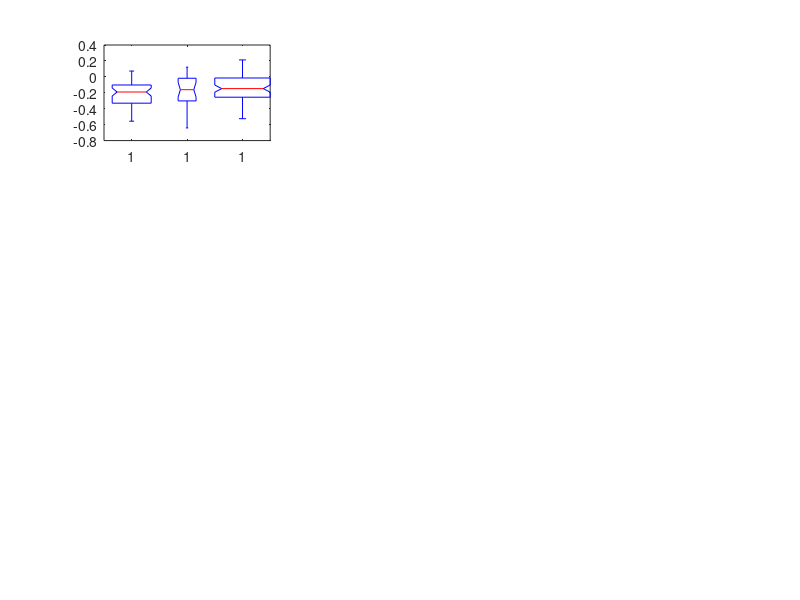

This chart was generated by the following MATLAB code: (Note: this script raises an error after producing the figure.)
clear

load('test_regr_motion_1.mat','cp_s*','csf_ptau_s2','csf_ttau_s2','csf_abeta_s2','suvr_s2','id_test*','cp_208_regr','idx_s*')

figure('color','w','Position', [100 100 1800 1800]),
ax=subplot(431),

 [~,p1,~,tstat1]=ttest2(cp_s2,cp_s1)
 [~,p2,~,tstat2]=ttest2(cp_s3,cp_s1)
 [~,p3,~,tstat3]=ttest2(cp_s3,cp_s2)


group=[ones(size(cp_s1));2*ones(size(cp_s2));3*ones(size(cp_s3))];
colors(3,:)=[0.6350 0.6350 0.6350];
colors(2,:)=[0.8500 0.3250 0.0980];
colors(1,:)=[0 0.4470 0.7410];


h=boxplot([cp_s1;cp_s2;cp_s3],group,'Notch','on','Widths',0.5);
set(h,'linewidth',2,'Color',[0.5 0.5 0.5])
set(gca,'XTickLabel',{'s1','s2','s3'});
h2=findobj(gca,'Tag','Box');
for j=1:3
    patch(get(h2(j),'Xdata'),get(h2(j),'YData'), colors(j,:),'FaceAlpha',0.8);
end
set(gca,'fontsize', 20),
set(gca,'linewidth',2);
yticks([-0.8 -0.2 0.3]);
ylim([-0.8 0.3]);
%%
dc=zeros(length(cp_208_regr),1);
dc(idx_s1)=1;
dc(idx_s2)=2;
dc(idx_s3)=3;

[B,dev,stats] = mnrfit(cp_208_regr,dc,'model','ordinal')
stats.p(end)

%%
ax=subplot(432),
[r2,p2]=corr(cp_s2,suvr_s2,'rows','pairwise','type','spearman'),%,'type','spearman'
plot(cp_s2,suvr_s2,'.','MarkerSize',30,'MarkerEdgeColor',[0.8500 0.3250 0.0980]),
title(['r2=',num2str(r2),'  p2=',num2str(p2)]),
xlim([-.8 .4]),xticks([-0.8 -0.4 0 0.4])
h2 = lsline(ax);
h2.LineWidth = 3;
h2.Color = 'k';
set(gca,'fontsize', 20),
set(gca,'linewidth',3),
box off,

ax=subplot(434),
[r2,p2]=corr(cp_s2,csf_abeta_s2,'rows','pairwise','type','spearman'),%
plot(cp_s2,csf_abeta_s2,'.','MarkerSize',30,'Color',[0.8500 0.3250 0.0980]),
title(['r2=',num2str(r2),'  p2=',num2str(p2)]),
xlim([-.8 .4]),xticks([-0.8 -0.4 0 0.4])
h2 = lsline(ax);
h2.LineWidth = 3;
h2.Color = 'k';
set(gca,'fontsize', 20),
set(gca,'linewidth',3),
box off,

ax=subplot(435),
[r2,p2]=corr(cp_s2,csf_ttau_s2,'rows','pairwise','type','spearman'),%
plot(cp_s2,csf_ttau_s2,'.','MarkerSize',30,'Color',[0.8500 0.3250 0.0980]),
title(['r2=',num2str(r2),'  p2=',num2str(p2)]),
xlim([-.8 .4]),xticks([-0.8 -0.4 0 0.4])
h2 = lsline(ax);
h2.LineWidth = 3;
h2.Color = 'k';
set(gca,'fontsize', 20),
set(gca,'linewidth',3),
box off,


ax=subplot(436),
[r2,p2]=corr(cp_s2,csf_ptau_s2,'rows','pairwise','type','spearman'),
plot(cp_s2,csf_ptau_s2,'.','MarkerSize',30,'Color',[0.8500 0.3250 0.0980]),
title(['r2=',num2str(r2),'  p2=',num2str(p2)]),
xlim([-.8 .4]),xticks([-0.8 -0.4 0 0.4])
h2 = lsline(ax);
h2.LineWidth = 3;
h2.Color = 'k';
set(gca,'fontsize', 20),
set(gca,'linewidth',3),
box off,



%%
longi=load('test_regr_motion_2.mat','cp_s2','suvr_longi_s2','id_subj_early2','idx_s2')

ax=subplot(433),
[r2,p2]=corr(longi.cp_s2,longi.suvr_longi_s2,'rows','pairwise','type','spearman'),
plot(longi.cp_s2,longi.suvr_longi_s2,'.','MarkerSize',30,'Color',[0.8500 0.3250 0.0980]),
title(['r2=',num2str(r2),'  p2=',num2str(p2)]),
xlim([-.8 .4]),xticks([-0.8 -0.4 0 0.4]),%ylim([-0.02 0.08])
h2 = lsline(ax);
h2.LineWidth = 3;
h2.Color = 'k';
set(gca,'fontsize', 20),
set(gca,'linewidth',3),
box off,
%%
load('test_regr_motion_3.mat','id_subj_early2_s2','tmp*')

[r12_tmp,p12_tmp]=corr((tmp1),(tmp2),'rows','pairwise','type','spearman'),%palm_inormal%
[r12_tmp2,p12_tmp2]=corr((tmp3),(tmp4),'rows','pairwise','type','spearman'),%

ax=subplot(437),
plot(tmp1,tmp2,'.','MarkerSize',30,'MarkerEdgeColor',[1 0.0 0.0]), %
title(['r=',num2str(r12_tmp),'p=',num2str(p12_tmp)]),yticks([0 0.04 0.08]),xlim([-0.5 .2])
h2 = lsline(ax);
h2.LineWidth = 3;
h2.Color = 'k';
set(gca,'fontsize', 20),
set(gca,'linewidth',3),
box off,

ax=subplot(438),
plot(tmp3,tmp4,'.','MarkerSize',30,'MarkerEdgeColor',[0 0 1]), 
title(['r=',num2str(r12_tmp2),'p=',num2str(p12_tmp2)]),yticks([-0.03 0 0.03 0.06]),xlim([-0.5 .2])
h2 = lsline(ax);
h2.LineWidth = 3;
h2.Color = 'k';
set(gca,'fontsize', 20),
set(gca,'linewidth',3),
box off,ylim([-0.02 0.06])
%% fig3

load('test_regr_motion_4.mat','r_test2_s2_regr','longi_pet_diff_sj_E_s2','id_subj_s2_19')

ax=subplot(439),
[r2,p2]=corr(longi_pet_diff_sj_E_s2,(r_test2_s2_regr),'rows','pairwise','type','spearman')%
plot(longi_pet_diff_sj_E_s2,(r_test2_s2_regr'),'.','MarkerSize',30,'MarkerEdgeColor',[0.8500 0.3250 0.0980]), 
title(['r=',num2str(r2),'p=',num2str(p2)])
h2 = lsline(ax);
h2.LineWidth = 3;
h2.Color = 'k';
set(gca,'fontsize', 20),
set(gca,'linewidth',3),
box off,
%%
load('fig4_regr_motion.mat','id_tmp22','csf_abeta_s2','fc_dmn_gs_s2','fc_dmn_gsr_s2','fc_sm_gs_s2','fc_sm_gsr_s2','fc_sm_dmn_gs_s2','fc_sm_dmn_gsr_s2')

ax=subplot(4,3,10),
[r2,p2]=corr((csf_abeta_s2),(fc_dmn_gs_s2),'rows','pairwise','type','spearman'),%,'type','spearman'%%palm_inormal
plot(csf_abeta_s2,fc_dmn_gs_s2,'.','MarkerSize',30,'Color',[1 0 0]),

h2 = lsline(ax);
h2.LineWidth = 3;
h2.Color = 'k';

hold on,
[r2,p2]=corr((csf_abeta_s2),fc_dmn_gsr_s2,'rows','pairwise','type','spearman'),
plot(csf_abeta_s2,fc_dmn_gsr_s2,'o','MarkerSize',8,'Color',[1, 0, 0, 0.1]),
lsline,

set(gca,'fontsize', 20),
set(gca,'linewidth',3),
box off,



%% test 4


ax=subplot(4,3,11),
[r2,p2]=corr((csf_abeta_s2),(fc_sm_gs_s2),'rows','pairwise','type','spearman'),
plot(csf_abeta_s2,fc_sm_gs_s2,'.','MarkerSize',30,'Color',[0 0 .9]),

h2 = lsline(ax);
h2.LineWidth = 3;
h2.Color = 'k';

hold on,
[r2,p2]=corr((csf_abeta_s2),fc_sm_gsr_s2,'rows','pairwise','type','spearman'),
plot(csf_abeta_s2,fc_sm_gsr_s2,'o','MarkerSize',8,'Color',[0, 0, 0.9]),
lsline,

set(gca,'fontsize', 20),
set(gca,'linewidth',3),
box off,


%% test 5


ax=subplot(4,3,12),
[r2,p2]=corr((csf_abeta_s2),(fc_sm_dmn_gs_s2),'rows','pairwise','type','spearman'),%,'type','spearman'%%palm_inormal
plot(csf_abeta_s2,fc_sm_dmn_gs_s2,'.','MarkerSize',30,'Color',[0.8500 0.3250 0.0980]),

h2 = lsline(ax);
h2.LineWidth = 3;
h2.Color = 'k';

hold on,
[r2,p2]=corr((csf_abeta_s2),fc_sm_dmn_gsr_s2,'rows','pairwise','type','spearman'),
plot(csf_abeta_s2,fc_sm_dmn_gsr_s2,'o','MarkerSize',8,'Color',[0.8500 0.3250 0.0980]),
lsline,

set(gca,'fontsize', 20),
set(gca,'linewidth',3),
box off,
